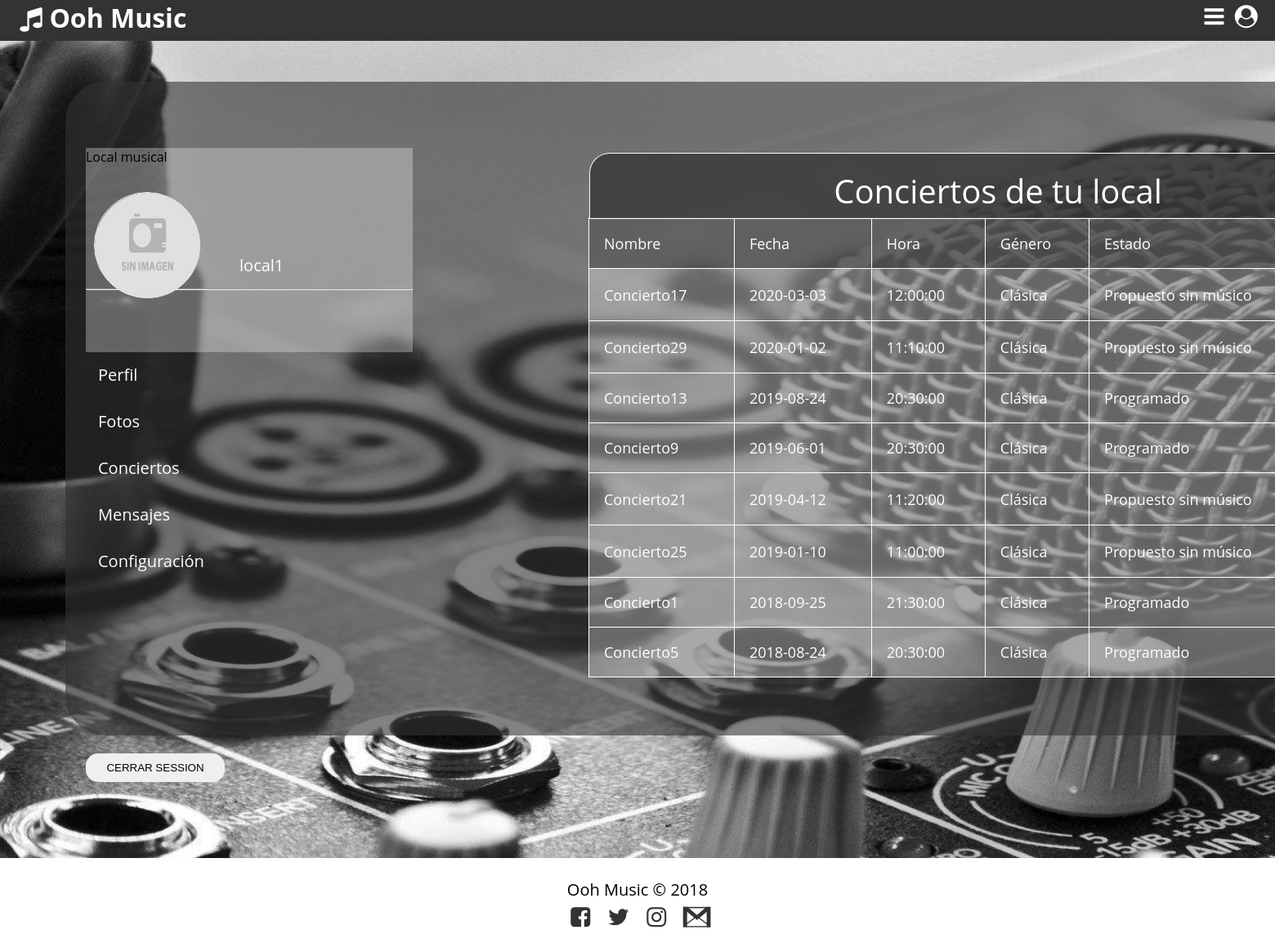
Screenshot of /conciertosdelocal.php (signed in) with the database file from the repository.
### tables this page shows
CREATE TABLE concierto(
id_concierto INT NOT NULL PRIMARY KEY AUTO_INCREMENT,
nombre VARCHAR(30),
fecha DATE,
hora TIME,
pago DECIMAL(6,2),
localm INT NOT NULL,
genero INT NOT NULL,
musico INT,
estado INT,
CONSTRAINT fk_concierto_localm
FOREIGN KEY (localm) REFERENCES localm(id_usuario)
ON DELETE CASCADE ON UPDATE CASCADE,
CONSTRAINT fk_concierto_genero
FOREIGN KEY (genero) REFERENCES genero(id_genero)
ON DELETE CASCADE ON UPDATE CASCADE,
CONSTRAINT fk_concierto_musico
FOREIGN KEY (musico) REFERENCES musico(id_usuario)
ON DELETE CASCADE ON UPDATE CASCADE)CHARACTER SET=utf8;

CREATE TABLE genero(
id_genero INT NOT NULL PRIMARY KEY AUTO_INCREMENT,
nombre VARCHAR(30))CHARACTER SET=utf8;

### bbdd.php (called while the page is built, shortened)
<?php
function listaconciertoslocal($localm) {
    $c = conectar();
    $select = "select id_concierto,nombre,fecha,hora,genero,estado,musico from concierto where localm='$localm' order by fecha desc;";
    $resultado = mysqli_query($c, $select);
    return $resultado;
}
function dimeidusuario($usuario) {
    $c = conectar();
    $select = "select id_usuario from login where usuario='$usuario';";
    $resultado = mysqli_query($c, $select);
    if ($fila = mysqli_fetch_assoc($resultado)) {
        $id_usuario = $fila['id_usuario'];
        return $id_usuario;
    } else {
        return -1;
    }
}
function dimenombre($usuario) {
    $c = conectar();
    $select = "select nombre from login where usuario='$usuario';";
    $resultado = mysqli_query($c, $select);
    if ($fila = mysqli_fetch_assoc($resultado)) {
        extract($fila);
        return $nombre;
    } else {
        return -1;
    }
}
function dimetipousuario($usuario) {
    $c = conectar();
    $select = "select tipo from login where usuario='$usuario';";
    $resultado = mysqli_query($c, $select);
    if ($fila = mysqli_fetch_assoc($resultado)) {
        extract($fila);
        return $tipo;
    } else {
        return -1;
    }
}
function conectar() {
    include('mysqlpass.php');
    $conexion = mysqli_connect("localhost", $userbd, $passbd, "musica");
    return $conexion;
}
?>

### conciertosdelocal.php (the view, shortened to what this page needs)
<?php
require_once 'bbdd.php';
require_once 'funciones.php';
extract($_SESSION);
?>
<html lang="es">
    <head>
        <link rel="stylesheet" href="css/fontello.css">
        <link rel="stylesheet" href="css/estiloslistaConciertosLocal.css">
    </head>
    <body>
        <?php
        if (isset($_POST['nombre'])) {
            extract($_POST);
            extract($_SESSION);
            $id_usuario = dimeidusuario($username);
            if (anadeconcierto($nombre, $fecha, $hora, $pago, $id_usuario, $gender)) {
                echo "<script>alert('Alta realizada con éxito')</script>";
            } else {
                echo "<script>alert('Error añadiendo el concierto')</script>";
            }
        } else {
            ?>
            <header>
                <div class="contenedor">
                    <h1 class="icon-music">Ooh Music</h1>
                    <label id="label1" class="icon-user-circle" for="menu-user"></label>
                    <label class="icon-menu" for="menu-bar"></label>
                        <?php
                        controlDesplegable();
                        ?>
                </div>
            </header>
            <main>
                <section id="banner">
                    <img  id='fotobanner' src="Imagenes/banner.jpg">
                    <div id="centro">
                        <p></p>
                        <div id="usuario">
                            <?php
                            muestradatoslocal();
                            ?>
                        </div>
                        <nav class="menuLocal">
                            <ul>
                                <li><a href="usuariolocal.php">Perfil</a></li>
                                <li><a href="#">Fotos</a></li>
                                <li><a class="concierto" href="#" id="boton1">Conciertos</a>
                                </li>
                                <li><a href="#">Mensajes</a></li>
                                <li><a href="miperfillocal.php">Configuración</a></li>
                                <?php cerraSession2() ?>
                            </ul>
                        </nav>
                        <?php
                        if (isset($_SESSION['username'])) {
                            $id_usuario = dimeidusuario($username);
                            $conciertos = listaconciertoslocal($id_usuario);
                            echo "<table id='tabladedatos' border=1>";
                            echo "<tr>";
                            echo "<td id='titulotabla'><p>Conciertos de tu local</p></td>";
                            echo "</tr>";
                            echo "<tr id='titulostd'>";
                            echo "<td><p>Nombre</p></td>";
                            echo "<td><p>Fecha</p></td>";
                            echo "<td><p>Hora</p></td>";
                            echo "<td><p>Género</p></td>";
                            echo "<td><p>Estado</p></td>";
                            while ($fila = mysqli_fetch_assoc($conciertos)) {
                                extract($fila);
                                $ngenero = dimenombregenero($genero);
                                $estadop = cualestado($estado);
                                echo "<tr class='sintitulo'>";
                                echo "<td><p>$nombre</p></td>";
                                echo "<td><p>$fecha</p></td>";
                                echo "<td><p>$hora</p></td>";
                                $ngenero = utf8_encode($ngenero);
                                echo "<td><p>$ngenero</p></td>";
                                echo "<td><p>$estadop</p></td>";
                                echo"</tr>";
                            }
                            echo"</table>";
                        } else {
                            echo"Sesión no iniciada.";
                        }
                        ?>
                        <?php
                    }
                    ?>
                </div>
            </section>
        </main>
        <footer>
            <div class="contenedor">
                <p class="copy">Ooh Music &copy; 2018</p>
                <div class="sociales">
                    <a class="icon-facebook-squared" href="#"></a>
                    <a class="icon-twitter" href="#"></a>
                    <a class="icon-instagram" href="#"></a>
                    <a class="icon-gmail" href="#"></a>
                </div>
            </div>
        </footer>
    </body>
</html>

### funciones.php (shortened to what this page needs)
<?php
require_once 'bbdd.php';
function controlDesplegable() {
    if (isset($_SESSION['username'])) {
        $username = $_SESSION['username'];
        $_SESSION['tipo'] = dimetipousuario($username);
    } else {
        echo "<a href='login.php'>Iniciar Sesión</a>";
    }
}
function dimenombregenero($idgenero) {
    $c = conectar();
    $select = "select nombre from genero where id_genero=$idgenero;";
    $resultado = mysqli_query($c, $select);
    if ($fila = mysqli_fetch_assoc($resultado)) {
        $salida = $fila['nombre'];
    } else {
        $salida = "no";
    }
    return $salida;
}
function cualestado($num) {
    switch ($num) {
        case 0:$cual = "Propuesto sin músico";
            break;
        case 1:$cual = "Programado";
            break;
    }
    return $cual;
}
function muestradatoslocal() {
    if (isset($_SESSION['tipo'])) {
        extract($_SESSION);
        switch ($tipo) {
            case 1:
                echo"Local musical<br>";
                break;
        }
        imprimenombreyfoto($username);
    }
}
function imprimenombreyfoto($username) {
    $nombre = dimenombre($username);
    echo"<p>$nombre</p>";
    echo"<hr>";
    echo"<div id='info'>";
    $ruta = dimefoto($username);
    if (empty($ruta)) {
        $ruta = "Imagenes/sinimagen.jpg";
    }
    echo"<img src='$ruta' id='fotoperfil'>";
    echo"</div>";
}
function cerraSession2() {
    echo"<form action='' method='POST'>";
    echo"<input id='botoncerrar' type='submit' name='cerrar' value='CERRAR SESSION'>";
    echo"</form>";
}
?>

### css/estiloslistaConciertosLocal.css (style rules this page uses)
* { margin: 0; padding: 0; box-sizing: border-box; }
body { font-family: 'Open Sans', sans-serif; }
header { width: 100%; height: 50px; background: #333; color: #fff; position: fixed; top: 0; left: 0; z-index: 100; }
.contenedor { width: 98%; margin: auto; }
h1 { float: left; }
header .contenedor { display: table; }
section { width: 100%; margin-bottom: 25px; }
footer .contenedor { display: flex; flex-wrap: wrap; justify-content: center; padding-bottom: 25px; }
.copy { font-size: 20px; }
.sociales { width:100%; text-align: center; font-size: 28px; }
.sociales a { color: #333; text-decoration: none; }
form #botoncerrar { width: 170px; padding: 10px; border-radius: 15px; border: thin; margin-top: 190px; }
.menuLocal ul { list-style: none; }
#tabladedatos { width:1000px; padding: 51px; margin-left: 640px; margin-top: 130px; border-color: #fff; border-collapse: collapse; border-right-style: none; background: rgba(255,255,255,.3); max-height: 100px; color: black; }
#tabladedatos tr td p { font-size: 18px; }
#tabladedatos .sintitulo { overflow-y: auto; }
#titulotabla { border: solid; border-width: thin; width: 1000px; height: 80px; margin-top: -80px; position: absolute; text-align: center; background: rgba(55,55,55,0.8); border-color: #fff; border-top-left-radius: 25px; border-top-right-radius: 25px; border-bottom: none; }
#tabladedatos tr #titulotabla p { font-size: 40px; }
#titulostd { background: rgba(55,55,55,.6); }

### css/menuanadirLocal.css (style rules this page uses)
header label { float: right; font-size: 28px; margin: 6px 0; cursor: pointer; }
header #label1 { float: right; font-size: 28px; margin: 6px 0; cursor: pointer; }

### css/banneranadirLocal.css (style rules this page uses)
#banner { margin-top: 50px; position: relative; }
#banner a { position: relative; width: 100px; display: block; color: #fff; text-decoration: none; padding: 6px; top: -17px; border: 3px solid #fff; text-align: center; }
#banner #fotobanner { height: 1000px; width: 2700px; }
#centro { border: solid; margin-top: -950px; margin-left: 80px; position: absolute; background: rgba(51,51,51,0.6); border: none; border-radius: 50px; width: 1750px; height: 800px; }
#centro p { font-size: 58px; padding: 18px; color: #fff; }
#usuario { position: absolute; height: 250px; width: 400px; margin: 45px 25px; border: solid; border: none; background: rgba(255,255,255,0.3); }
#usuario p { position: absolute; margin-left: 170px; margin-top: 90px; font-size: 20px; }
hr { margin-top: 150px; }
#info { position: absolute; border: solid; border-width: thin; border-radius: 150px; width: 130px; height: 130px; margin-top: -120px; margin-left: 10px; }
#centro ul { border: none; margin-top: 311px; margin-left: 25px;; position: absolute; list-style: none; border-bottom-left-radius: 25px; border-top-left-radius: 25px; }
#centro ul li a { padding: 15px; width: 400px; font-size: 20px; border: none; text-align: left; border-bottom-right-radius: 50px; border-top-right-radius: 50px; }
.menuLocal #boton1 { width: 270px; border-radius: 0px; }

### css/infoanadirLocal.css (style rules this page uses)
#info { background: #333; color: #fff; text-align: center; padding: 20px; }

### rows the page displays
concierto: nombre "Concierto17", fecha "2020-03-03", hora "12:00:00", genero.nombre "Clásica", estado "Propuesto sin músico"
concierto: nombre "Concierto29", fecha "2020-01-02", hora "11:10:00", genero.nombre "Clásica", estado "Propuesto sin músico"
concierto: nombre "Concierto13", fecha "2019-08-24", hora "20:30:00", genero.nombre "Clásica", estado "Programado"
concierto: nombre "Concierto9", fecha "2019-06-01", hora "20:30:00", genero.nombre "Clásica", estado "Programado"
concierto: nombre "Concierto21", fecha "2019-04-12", hora "11:20:00", genero.nombre "Clásica", estado "Propuesto sin músico"
concierto: nombre "Concierto25", fecha "2019-01-10", hora "11:00:00", genero.nombre "Clásica", estado "Propuesto sin músico"
concierto: nombre "Concierto1", fecha "2018-09-25", hora "21:30:00", genero.nombre "Clásica", estado "Programado"
concierto: nombre "Concierto5", fecha "2018-08-24", hora "20:30:00", genero.nombre "Clásica", estado "Programado"

### other values shown
$nombre "local1"
